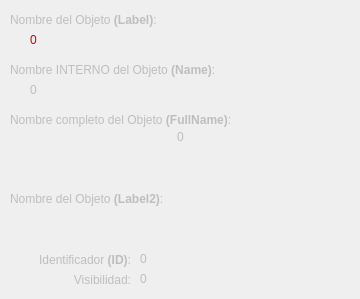
   <widget class="QWidget" name="tabDatos">
    <property name="enabled">
     <bool>false</bool>
    </property>
    <attribute name="title">
     <string>Datos</string>
    </attribute>
    <widget class="QLabel" name="etDatoLabel">
     <property name="geometry">
      <rect>
       <x>10</x>
       <y>10</y>
       <width>231</width>
       <height>20</height>
      </rect>
     </property>
     <property name="text">
      <string>&lt;html&gt;&lt;head/&gt;&lt;body&gt;&lt;p&gt;Nombre del Objeto &lt;span style=&quot; font-weight:600;&quot;&gt;(Label)&lt;/span&gt;:&lt;/p&gt;&lt;/body&gt;&lt;/html&gt;</string>
     </property>
     <property name="textFormat">
      <enum>Qt::RichText</enum>
     </property>
     <property name="alignment">
      <set>Qt::AlignLeading|Qt::AlignLeft|Qt::AlignVCenter</set>
     </property>
     <property name="textInteractionFlags">
      <set>Qt::LinksAccessibleByMouse|Qt::TextSelectableByKeyboard|Qt::TextSelectableByMouse</set>
     </property>
    </widget>
    <widget class="QLabel" name="datoLabel">
     <property name="geometry">
      <rect>
       <x>30</x>
       <y>30</y>
       <width>311</width>
       <height>20</height>
      </rect>
     </property>
     <property name="text">
      <string>&lt;html&gt;&lt;head/&gt;&lt;body&gt;&lt;p&gt;&lt;span style=&quot; color:#cc0000;&quot;&gt;0&lt;/span&gt;&lt;/p&gt;&lt;/body&gt;&lt;/html&gt;</string>
     </property>
     <property name="textInteractionFlags">
      <set>Qt::LinksAccessibleByMouse|Qt::TextSelectableByKeyboard|Qt::TextSelectableByMouse</set>
     </property>
    </widget>
    <widget class="QLabel" name="etDatoName">
     <property name="geometry">
      <rect>
       <x>10</x>
       <y>60</y>
       <width>301</width>
       <height>20</height>
      </rect>
     </property>
     <property name="text">
      <string>&lt;html&gt;&lt;head/&gt;&lt;body&gt;&lt;p&gt;Nombre INTERNO del Objeto &lt;span style=&quot; font-weight:600;&quot;&gt;(Name)&lt;/span&gt;:&lt;/p&gt;&lt;/body&gt;&lt;/html&gt;</string>
     </property>
     <property name="textFormat">
      <enum>Qt::RichText</enum>
     </property>
     <property name="alignment">
      <set>Qt::AlignLeading|Qt::AlignLeft|Qt::AlignVCenter</set>
     </property>
     <property name="textInteractionFlags">
      <set>Qt::LinksAccessibleByMouse|Qt::TextSelectableByKeyboard|Qt::TextSelectableByMouse</set>
     </property>
    </widget>
    <widget class="QLabel" name="datoName">
     <property name="geometry">
      <rect>
       <x>30</x>
       <y>80</y>
       <width>311</width>
       <height>20</height>
      </rect>
     </property>
     <property name="text">
      <string>0</string>
     </property>
     <property name="textInteractionFlags">
      <set>Qt::LinksAccessibleByMouse|Qt::TextSelectableByKeyboard|Qt::TextSelectableByMouse</set>
     </property>
    </widget>
    <widget class="QLabel" name="etDatoId">
     <property name="geometry">
      <rect>
       <x>10</x>
       <y>250</y>
       <width>121</width>
       <height>20</height>
      </rect>
     </property>
     <property name="text">
      <string>&lt;html&gt;&lt;head/&gt;&lt;body&gt;&lt;p align=&quot;right&quot;&gt;Identificador &lt;span style=&quot; font-weight:600;&quot;&gt;(ID)&lt;/span&gt;:&lt;/p&gt;&lt;/body&gt;&lt;/html&gt;</string>
     </property>
     <property name="textFormat">
      <enum>Qt::RichText</enum>
     </property>
     <property name="alignment">
      <set>Qt::AlignLeading|Qt::AlignLeft|Qt::AlignVCenter</set>
     </property>
     <property name="textInteractionFlags">
      <set>Qt::LinksAccessibleByMouse|Qt::TextSelectableByKeyboard|Qt::TextSelectableByMouse</set>
     </property>
    </widget>
    <widget class="QLabel" name="datoId">
     <property name="geometry">
      <rect>
       <x>140</x>
       <y>249</y>
       <width>211</width>
       <height>20</height>
      </rect>
     </property>
     <property name="text">
      <string>0</string>
     </property>
     <property name="textInteractionFlags">
      <set>Qt::LinksAccessibleByMouse|Qt::TextSelectableByKeyboard|Qt::TextSelectableByMouse</set>
     </property>
    </widget>
    <widget class="QLabel" name="datoVisibilidad">
     <property name="geometry">
      <rect>
       <x>140</x>
       <y>269</y>
       <width>211</width>
       <height>20</height>
      </rect>
     </property>
     <property name="text">
      <string>0</string>
     </property>
     <property name="textInteractionFlags">
      <set>Qt::LinksAccessibleByMouse|Qt::TextSelectableByKeyboard|Qt::TextSelectableByMouse</set>
     </property>
    </widget>
    <widget class="QLabel" name="etDatoVisibilidad">
     <property name="geometry">
      <rect>
       <x>10</x>
       <y>270</y>
       <width>121</width>
       <height>20</height>
      </rect>
     </property>
     <property name="text">
      <string>&lt;html&gt;&lt;head/&gt;&lt;body&gt;&lt;p align=&quot;right&quot;&gt;Visibilidad:&lt;/p&gt;&lt;/body&gt;&lt;/html&gt;</string>
     </property>
     <property name="textFormat">
      <enum>Qt::RichText</enum>
     </property>
     <property name="alignment">
      <set>Qt::AlignLeading|Qt::AlignLeft|Qt::AlignVCenter</set>
     </property>
     <property name="textInteractionFlags">
      <set>Qt::LinksAccessibleByMouse|Qt::TextSelectableByKeyboard|Qt::TextSelectableByMouse</set>
     </property>
    </widget>
    <widget class="QLabel" name="etDatoFullName">
     <property name="geometry">
      <rect>
       <x>10</x>
       <y>110</y>
       <width>301</width>
       <height>20</height>
      </rect>
     </property>
     <property name="text">
      <string>&lt;html&gt;&lt;head/&gt;&lt;body&gt;&lt;p&gt;Nombre completo del Objeto &lt;span style=&quot; font-weight:600;&quot;&gt;(FullName)&lt;/span&gt;:&lt;/p&gt;&lt;/body&gt;&lt;/html&gt;</string>
     </property>
     <property name="textFormat">
      <enum>Qt::RichText</enum>
     </property>
     <property name="alignment">
      <set>Qt::AlignLeading|Qt::AlignLeft|Qt::AlignVCenter</set>
     </property>
     <property name="textInteractionFlags">
      <set>Qt::LinksAccessibleByMouse|Qt::TextSelectableByKeyboard|Qt::TextSelectableByMouse</set>
     </property>
    </widget>
    <widget class="QLabel" name="datoFullName">
     <property name="geometry">
      <rect>
       <x>10</x>
       <y>130</y>
       <width>341</width>
       <height>51</height>
      </rect>
     </property>
     <property name="text">
      <string>&lt;html&gt;&lt;head/&gt;&lt;body&gt;&lt;p&gt;0&lt;/p&gt;&lt;/body&gt;&lt;/html&gt;</string>
     </property>
     <property name="alignment">
      <set>Qt::AlignHCenter|Qt::AlignTop</set>
     </property>
     <property name="wordWrap">
      <bool>true</bool>
     </property>
     <property name="textInteractionFlags">
      <set>Qt::LinksAccessibleByMouse|Qt::TextSelectableByKeyboard|Qt::TextSelectableByMouse</set>
     </property>
    </widget>
    <widget class="QLabel" name="etDatoLabel2">
     <property name="geometry">
      <rect>
       <x>10</x>
       <y>189</y>
       <width>231</width>
       <height>20</height>
      </rect>
     </property>
     <property name="text">
      <string>&lt;html&gt;&lt;head/&gt;&lt;body&gt;&lt;p&gt;Nombre del Objeto &lt;span style=&quot; font-weight:600;&quot;&gt;(Label2)&lt;/span&gt;:&lt;/p&gt;&lt;/body&gt;&lt;/html&gt;</string>
     </property>
     <property name="textFormat">
      <enum>Qt::RichText</enum>
     </property>
     <property name="alignment">
      <set>Qt::AlignLeading|Qt::AlignLeft|Qt::AlignVCenter</set>
     </property>
     <property name="textInteractionFlags">
      <set>Qt::LinksAccessibleByMouse|Qt::TextSelectableByKeyboard|Qt::TextSelectableByMouse</set>
     </property>
    </widget>
    <widget class="QLabel" name="datoLabel2">
     <property name="geometry">
      <rect>
       <x>30</x>
       <y>209</y>
       <width>311</width>
       <height>20</height>
      </rect>
     </property>
     <property name="text">
      <string/>
     </property>
     <property name="textInteractionFlags">
      <set>Qt::LinksAccessibleByMouse|Qt::TextSelectableByKeyboard|Qt::TextSelectableByMouse</set>
     </property>
    </widget>
   </widget>
